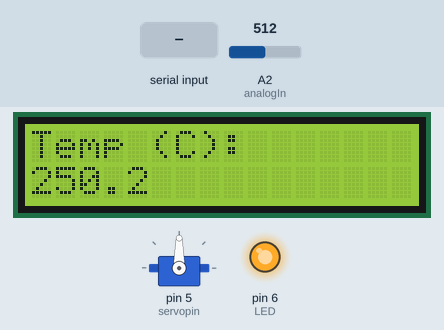
A sketch run on a simulated Arduino Uno, built with avr-gcc and run on an emulated ATmega328P. On the bench: servo, 16×2 character LCD, output pins drawn as LEDs (lit = HIGH). The test bench sets the inputs (shaded band); at power-on: A2 (analogIn) = 512. What the sketch prints to the serial monitor is not drawn.

Above: at 3.2 s.
3.3 s: A2 (analogIn) set to 56
At 8.4 s:
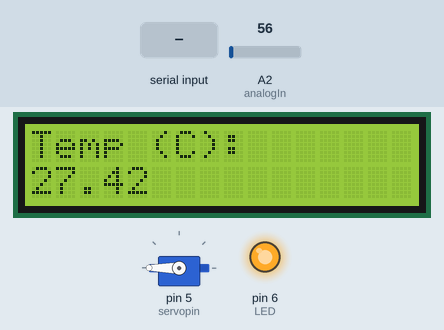
11.7 s: A2 (analogIn) set to 48
At 13.3 s:
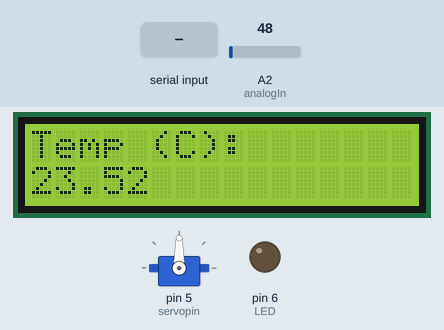
14.1 s: "90,45\n" received over Serial
At 17.0 s:
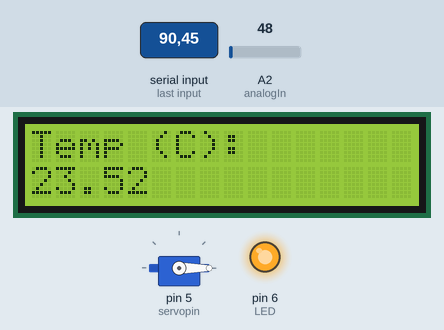
17.7 s: A2 (analogIn) set to 15
At 22.4 s:
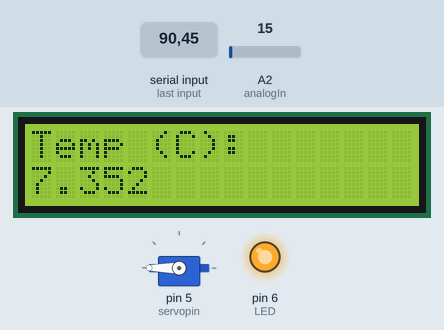
Timing chart, 0 to 23.2 s (numbered marks = the images above; inputs shaded):
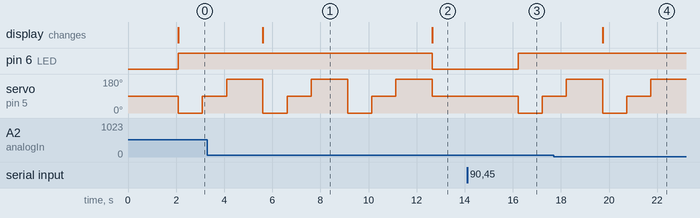

Measured:
- the behaviour switches between 52 and 51 on A2 (analogIn) (found by bisection; images 1 and 2)
- after the input at 3.3 s, the display: changes after 2.3 s (image 1)
- after the input at 11.7 s, pin 6 (LED): HIGH → LOW after 0.94 s; the display: changes after 0.94 s (image 2)
- after the input at 14.1 s, pin 6 (LED): LOW → HIGH after 2.1 s; servo on pin 5 (servopin): 90° → 0° after 2.1 s, → 90° 1.0 s later
- after the input at 17.7 s, the display: changes after 2.0 s (image 4)

The sketch:

ARDUINOLCD.ino
```cpp
#include <Servo.h>
#include <Wire.h>
#include <LiquidCrystal_I2C.h>

const int analogIn = A2;
const int servopin = 5;
const int LED = 6;
int temperaturelimit = 25;
int temperaturelimitserial = -1;

int RawValue = 0;
double voltage = 0;
double tempc = 0;
double tempF = 0;

Servo Servo1;
LiquidCrystal_I2C lcd(0x27, 16, 2);

void setup() {
  Serial.begin(9600);
  pinMode(LED, OUTPUT);
  Servo1.attach(servopin);
  lcd.init();
  lcd.backlight();

  lcd.setCursor(0, 0);
  lcd.print("Sistema listo");
  delay(2000);
  lcd.clear();
}

void loop() {
  if (Serial.available() > 0) {
    temperaturelimitserial = Serial.parseInt();
    Serial.println("Valor recibido:");
    Serial.println(temperaturelimitserial);
  }

  RawValue = analogRead(analogIn);
  voltage = (RawValue / 1023.0) * 5000;
  tempc = voltage * 0.1;

  lcd.setCursor(0, 0);
  lcd.print("Temp (C): ");
  lcd.setCursor(0, 1);
  lcd.print(tempc, 1);

  Serial.print("Temperatura (C): ");
  Serial.println(tempc, 1);

  int currentLimit = (temperaturelimitserial != -1) ? temperaturelimitserial : temperaturelimit;

  if (tempc > currentLimit) {
    digitalWrite(LED, HIGH);
    Servo1.write(0);
    delay(1000);
    Servo1.write(90);
    delay(1000);
    Servo1.write(180);
    delay(1000);
  } else {
    digitalWrite(LED, LOW);
    Servo1.write(90);
  }

  delay(500);
}
```
